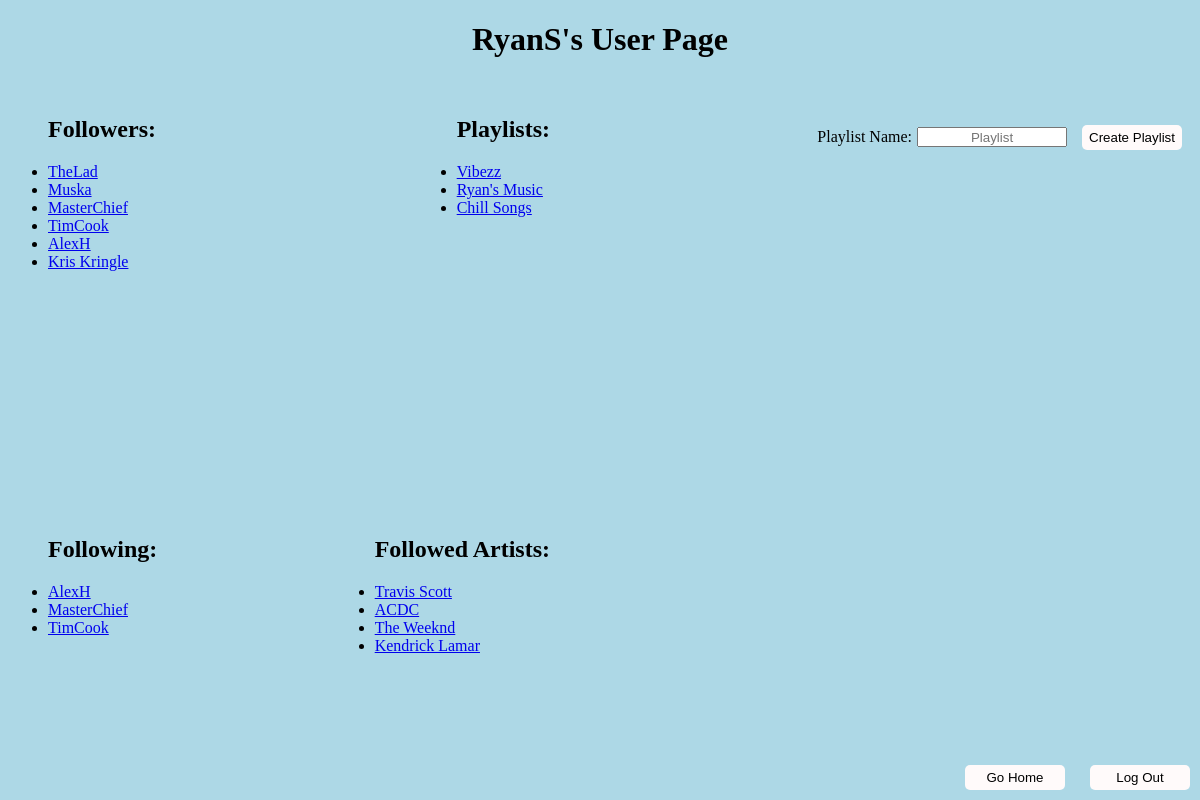
The page /user/RyanS (signed in) on the database as committed earlier.
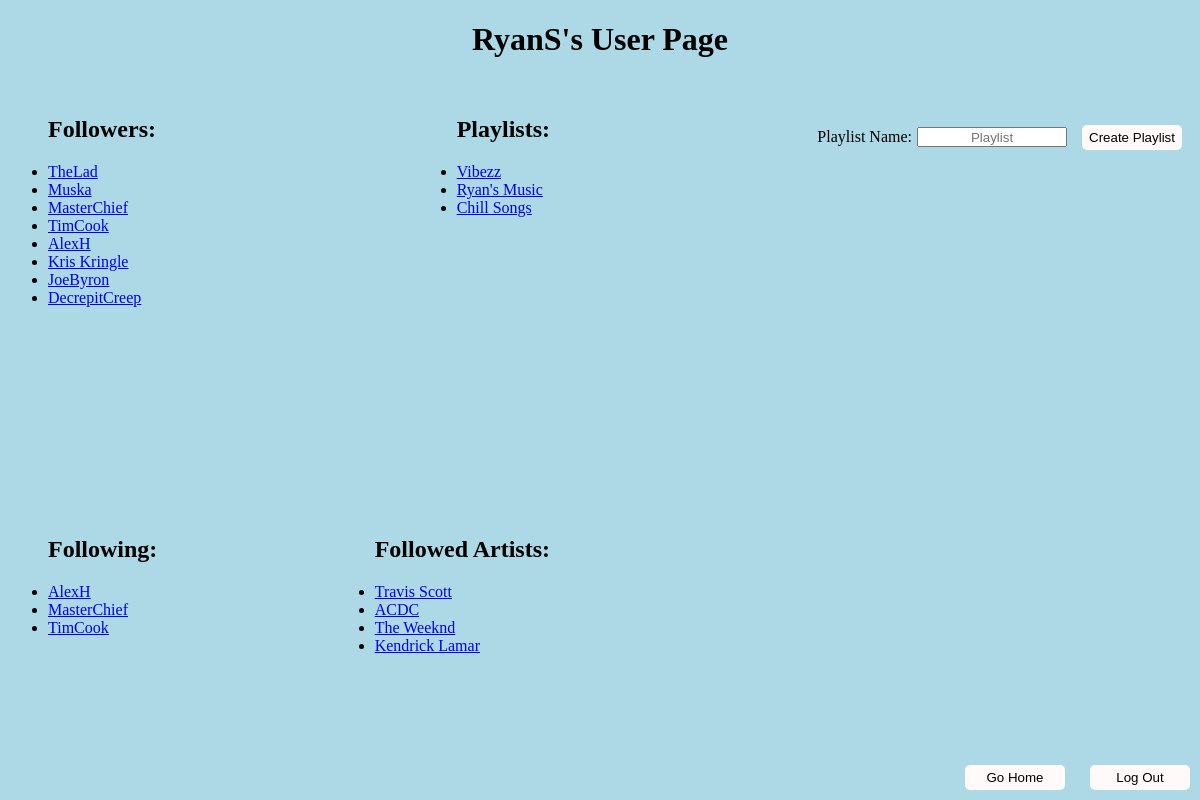
The same page on the database as committed later.
### runner.py (models this page shows, shortened)
class Users(UserMixin, db.Model):
    __tablename__ = "Users"
    id = db.Column(db.Integer, primary_key = True)
    username = db.Column(db.String, nullable = False)
    password = db.Column(db.String, nullable = False)

class Playlists(db.Model):
    __tablename__ = "Playlists"
    id = db.Column(db.Integer, primary_key = True)
    userkey = db.Column(db.Integer, nullable = False)
    name = db.Column(db.String, nullable = False)
    public = db.Column(db.Integer, nullable = False)

class Artists(db.Model):
    __tablename__ = "Artists"
    id = db.Column(db.Integer, primary_key = True)
    name = db.Column(db.String, nullable = False)

### runner.py (the view, shortened to what this page needs)
@app.route("/user/<username>", methods = ["GET", "POST", "DELETE"])
@login_required
def userpage(username):
    username = username.replace("%20", " ")
    user = Users.query.filter_by(username = username).first()
    if request.method == "GET":
        isUser = False
        isFollowing = False
        if user is not None:
            if user.id == current_user.id:
                isUser = True
            following = Followers.query.filter_by(user = current_user.id, followed = user.id).first()
            if following is not None:
                isFollowing = True
            if request.method == "GET":
                listFollowers = []
                listFollowing = []
                listPlaylists = []
                listArtists = []
                followers = Followers.query.filter_by(followed = user.id)
                following = Followers.query.filter_by(user = user.id)
                for follower in followers:
                    temp = Users.query.filter_by(id = follower.user).first()
                    listFollowers.append(temp.username)
                for follower in following:
                    temp = Users.query.filter_by(id = follower.followed).first()
                    listFollowing.append(temp.username)
                if (current_user.id == user.id):
                    playlists = Playlists.query.filter_by(userkey = user.id)
                    for playlist in playlists:
                        listPlaylists.append(playlist.name)
                else:
                    playlists = Playlists.query.filter_by(userkey = user.id, public = 1)
                    for playlist in playlists:
                        listPlaylists.append(playlist.name)
                followedArtists = FollowersArtists.query.filter_by(userkey = user.id)
                for artist in followedArtists:
                    temp = Artists.query.filter_by(id = artist.artistkey).first()
                    listArtists.append(temp.name)
                return render_template("users.html", username = username, isUser = isUser, followers = listFollowers,
                                        following = listFollowing, playlists = listPlaylists, artists = listArtists, isFollowing = isFollowing)
    elif request.method == "DELETE":
        follow = Followers.query.filter_by(user = current_user.id, followed = user.id).first()
        if follow is not None:
            db.session.delete(follow)
            db.session.commit()
            return "success"

### runner.py (called while the page is built)
@login_manager.user_loader
def load_user(user_id):
    return Users.query.filter_by(id = user_id).first()

### templates/users.html (shortened to what this page needs)
<!DOCTYPE html>
<html lang = 'en'>
    <head>
        <link href="../static/stylesheet.css" rel="stylesheet">
    </head>
    <body>
        <h1 class="center">{{username}}'s User Page</h1>
        <ul class = "upperLeft" type = "disc">
            <h2 class = "center">Followers:</h2>
            {% if not followers %}
                <li>No followers :(</li>
            {% else %}
                {% for follower in followers %}
                    <li><a href = "/user/{{follower}}">{{follower}}</a></li>
                {% endfor %}
            {% endif %}
        </ul>
        <ul class = "bottomLeft" type = "disc">
            <h2 class = "center">Following:</h2>
            {% if not following %}
                <li>Not following anyone :(</li>
            {% else %}
                {% for follower in following %}
                    <li><a href = "/user/{{follower}}">{{follower}}</a></li>
                {% endfor %}
            {% endif %}
        </ul>
        <ul class = "upperRight" type = "disc">
            <h2 class = "center">Playlists:</h2>
            {% if not playlists %}
                <li>No playlists to show :(</li>
            {% else %}
                {% for playlist in playlists %}
                    <li><a href = "/playlist/{{playlist}}">{{playlist}}</a></li>
                {% endfor %}
            {% endif %}
        </ul>
        <ul class = "bottomRight" type = "disc">
            <h2 class = "center">Followed Artists: </h2>
            {% if not artists %}
                <li>No followed artists :(</li>
            {% else %}
                {% for artist in artists %}
                    <li><a href = "/artist/{{artist}}">{{artist}}</a></li>
                {% endfor %}
            {% endif %}
        </ul>
        {% if isUser %}
            <div class = "right">
            <label for="playlistName">Playlist Name:</label><br>
            <input type="text" class = "textbox" id="newPlaylist" name="newPlaylist" placeholder="Playlist"><br>
            <button type="button" onclick="newPlaylist()">Create Playlist</button>
            </div>
        {% else %}
            {% if isFollowing %}
                <button type="button" class="follow" onclick="unfollowUser()">Unfollow</button>
            {% else %}
                <button type="button" class="follow" onclick="followUser()">Follow</button>
            {% endif %}
        {% endif %}
        <button type="button" class="home" onclick="goHome()">Go Home</button>
        <button type="button" class="exit" id="logout" onclick="logout()">Log Out</button>
    </body>
</html>

Rows that differ between the two databases and show on the page:
now on this page (row unchanged): Users: username "JoeByron", shown under "Followers:"
added Users: username "DecrepitCreep", shown under "Followers:"
